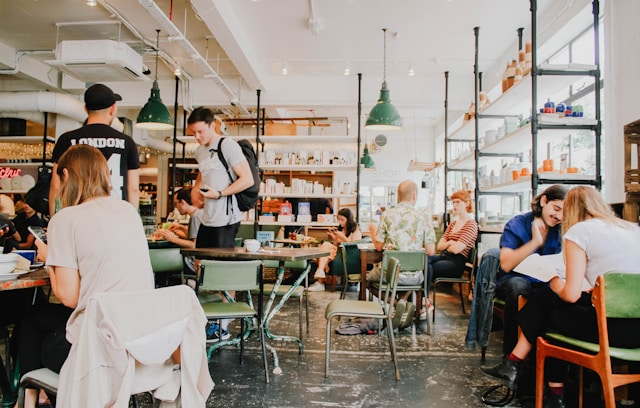
#> input picture 06_agents/05_coffeeshop.jpg, 640 x 408 px, found by its file name
$ python 05_vlms_local.py
#> lines starting #> are read from the running program, lines starting #| are printed output that depends on the picture
# 05_vlms_local.py
# Using Visual Language Models (VLMs) with Ollama (local)
# Pairs with 05_vlms_local.R
# Tim Fraser
#
# Topic: Visual Language Models
#
# What if our AI systems could see, not just read?
# This script shows how to send an image to a vision-capable model
# (like llava) using local Ollama.
#
# Read about model details in the Ollama library:
# https://ollama.com/library/llava
#
# NOTE:
# Running vision queries can take a LONG time on a local machine.
# You might want to use the cloud version instead.

# If you haven't already, install these packages...
# pip install requests pillow

# 0. SETUP ###################################

## Example Image #################################

# Today, we'll be using an example image from Unsplash.
# (Great place to get free pictures for your projects!)
# Photo by Toa Heftiba
# Source Link: https://unsplash.com/photos/people-eating-inside-of-cafeteria-during-daytime-6bKpHAun4d8
# Creator Link: https://unsplash.com/@heftiba
#
# It shows a bunch of people in a coffee shop.
#
# Let's say we want to count the number of people in the image.
# There are creepy uses of this, sure, but also some legitimate uses:
# - evacuation checks
# - crowd detection
# - object detection
# - face detection
# - text detection
# - license plate detection
# - car detection
# - pedestrian detection
#
# An ethical system would perform the count, and then delete the image.
# That way, we reduce the risk of the image being reused for harmful purposes.

## 0.1 Load Packages #################################

import base64  # for image encoding before API upload
import os  # for environment variables and file checks
import subprocess  # for launching ollama serve from Python
import tempfile  # for temporary Ollama log files
import time  # for short waits during server startup

import requests  # for HTTP requests
from PIL import Image  # for image resizing

## 0.2 Image Processing #################################

# First step: we need to downscale the image.
# This is because the model has a context limit.
# We usually don't need full-resolution images for counting tasks.

# Path to the original image we want the VLM to analyze
image_path = "06_agents/05_coffeeshop.jpg"

if not os.path.exists(image_path):
    raise FileNotFoundError(f"Image not found: {image_path}")

# Shrink the image to 50% of the original size
with Image.open(image_path) as img:
#> img is the input picture: PIL image 640x408 RGB; mean R, G, B 147.5, 135.9, 125.2
    width, height = img.size
#> width = 640; height = 408
    new_size = (max(1, int(width * 0.5)), max(1, int(height * 0.5)))
#> new_size = (320, 204)
    img_small = img.resize(new_size)
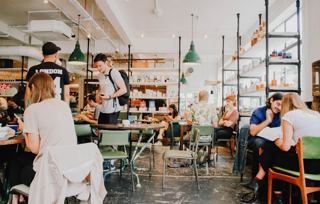
#> img_small: PIL image 320x204 RGB; mean R, G, B 147.5, 135.9, 125.2
    image_path_small = "06_agents/05_coffeeshop_small.jpg"
    img_small.save(image_path_small)

print(f"Saved resized image: {image_path_small} ({new_size[0]}x{new_size[1]})")
#| Saved resized image: 06_agents/05_coffeeshop_small.jpg (320x204)

## 0.3 Configuration #################################

# LLaVA is a multimodal model that can read images AND text.
# Remember, you'll need to pull the model first:
# ollama pull llava
model = "llava"
# Prompt paired with the image
prompt = "Analyze this image and count the number of people in the image."

# Local Ollama connection details
port = 11434
ollama_host = f"http://127.0.0.1:{port}"
ollama_process = None


def is_ollama_running(host_url):
    """Check whether a local Ollama server is already responding."""
    try:
        response = requests.get(f"{host_url}/api/tags", timeout=2)
        return response.status_code == 200
    except requests.RequestException:
        return False


def start_ollama_server():
    """Start ollama serve in the background if needed."""
    global ollama_process

    if is_ollama_running(ollama_host):
        print("Ollama server already running; reusing existing process.")
        return

    # Write server output to a temporary log file.
    log_file = tempfile.NamedTemporaryFile(prefix="ollama_serve_", suffix=".log", delete=False)
    log_path = log_file.name
    log_file.close()

    # Set environment variables for the server process.
    env = os.environ.copy()
    env["OLLAMA_HOST"] = f"127.0.0.1:{port}"
    env["OLLAMA_CONTEXT_LENGTH"] = "32000"

    # Start `ollama serve` asynchronously so Python stays usable.
    with open(log_path, "a", encoding="utf-8") as log_handle:
        ollama_process = subprocess.Popen(
            ["ollama", "serve"],
            stdout=log_handle,
            stderr=log_handle,
            env=env,
        )

    # Wait briefly for server readiness before the first query.
    time.sleep(0.5)
    print(f"Started ollama serve (pid={ollama_process.pid}). Log: {log_path}")


def query_local(image_file_path, user_prompt, model_name):
    """Send one image + prompt to local Ollama and return text output."""
    # Read image bytes and base64-encode for the API payload.
    with open(image_file_path, "rb") as image_file:
        image_base64 = base64.b64encode(image_file.read()).decode("utf-8")

    # Build the request body (Ollama chat format).
    body = {
        "model": model_name,
        "messages": [
            {
                "role": "user",
                "content": user_prompt,
                "images": [image_base64],
            }
        ],
        "stream": False,
    }

    # Send image + prompt to local Ollama VLM.
    response = requests.post(f"{ollama_host}/api/chat", json=body, timeout=600)
    response.raise_for_status()
    result = response.json()
    return result["message"]["content"]


# 1. START SERVER (IF NEEDED) #########################

start_ollama_server()
#> (the call stopped at in is_ollama_running, `response = requests.get(f"{host_url}/api/tags", timeout=2)`: the network is not available in this run)

# 2. LOCAL VLM QUERY #################################

# Make sure the downscaled image exists before we send it.
if not os.path.exists(image_path_small):
    raise FileNotFoundError(f"Image not found: {image_path_small}")

resp = query_local(image_path_small, prompt, model)
#> (the run stopped early here; a loop or call above may not have finished)
